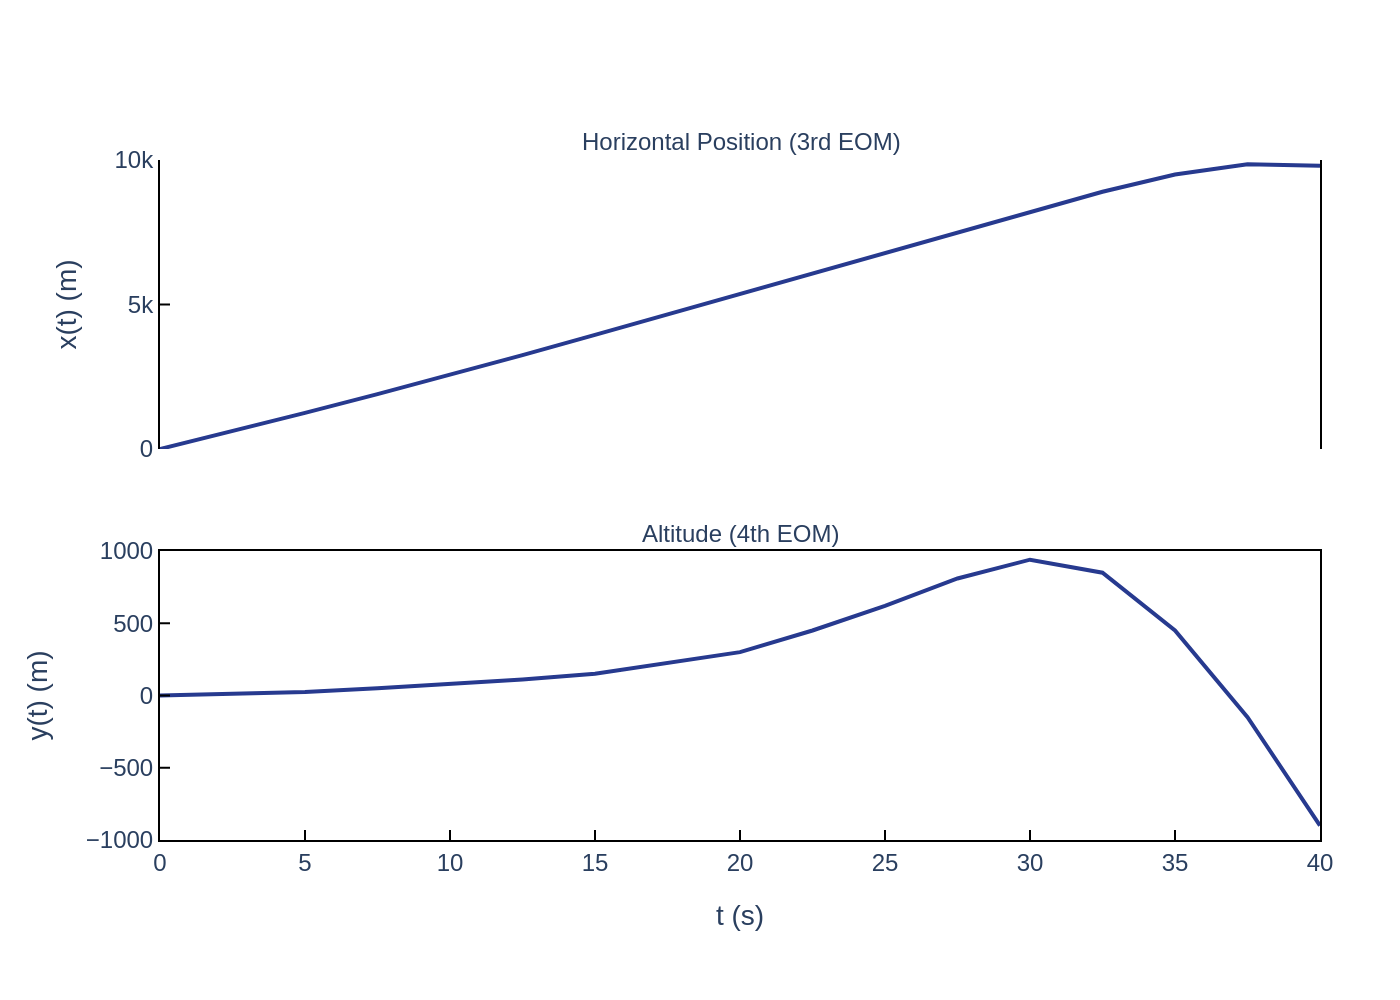

Recreate this plot in Python.
import sys
import json
import pathlib
import plotly.graph_objects as go
from plotly.subplots import make_subplots

# Check if the JSON file path is provided as a command-line argument
if len(sys.argv) != 2:
    print("Usage: python generate_chart.py <json_file_path>")
    sys.exit(1)

json_path = pathlib.Path(sys.argv[1])
if not json_path.is_file():
    print(f"Error: File not found at {json_path}")
    sys.exit(1)

# Load data and texts from the JSON file
with open(json_path, 'r', encoding='utf-8') as f:
    chart_info = json.load(f)

chart_data = chart_info["chart_data"]
texts = chart_info["texts"]
colors = chart_info["colors"]

# Create subplots figure
fig = make_subplots(
    rows=2,
    cols=1,
    shared_xaxes=True,
    vertical_spacing=0.15,
    subplot_titles=(texts["title_top"], texts["title_bottom"])
)

# Add traces for each subplot
# Top plot
fig.add_trace(
    go.Scatter(
        x=chart_data[0]['x_values'],
        y=chart_data[0]['y_values'],
        mode='lines',
        line=dict(color=colors[0]),
        showlegend=False
    ),
    row=1, col=1
)

# Bottom plot
fig.add_trace(
    go.Scatter(
        x=chart_data[1]['x_values'],
        y=chart_data[1]['y_values'],
        mode='lines',
        line=dict(color=colors[0]),
        showlegend=False
    ),
    row=2, col=1
)

# Update layout, axes, and styling
fig.update_layout(
    font_family="Arial",
    plot_bgcolor='white',
    height=600,
    width=800,
    margin=dict(t=80, b=80, l=80, r=40)
)

# Style axes to mimic the original chart
fig.update_xaxes(
    title_text=texts["x_axis_label"],
    row=2, col=1,
    range=[0, 40],
    showline=True, linewidth=1, linecolor='black', mirror=True,
    ticks='inside', tickcolor='black', ticklen=5,
    gridcolor='lightgrey', showgrid=False
)
# Update top y-axis
fig.update_yaxes(
    title_text=texts["y_axis_label_top"],
    row=1, col=1,
    range=[0, 10000],
    showline=True, linewidth=1, linecolor='black', mirror=True,
    ticks='inside', tickcolor='black', ticklen=5,
    gridcolor='lightgrey', showgrid=False
)

# Update bottom y-axis
fig.update_yaxes(
    title_text=texts["y_axis_label_bottom"],
    row=2, col=1,
    range=[-1000, 1000],
    showline=True, linewidth=1, linecolor='black', mirror=True,
    ticks='inside', tickcolor='black', ticklen=5,
    gridcolor='lightgrey', showgrid=False
)

# Set subplot title font size
for annotation in fig.layout.annotations:
    annotation.font.size = 12

# Generate the output image file
output_filename = json_path.stem + ".png"
fig.write_image(output_filename, scale=2)

print(f"Chart saved as {output_filename}")
